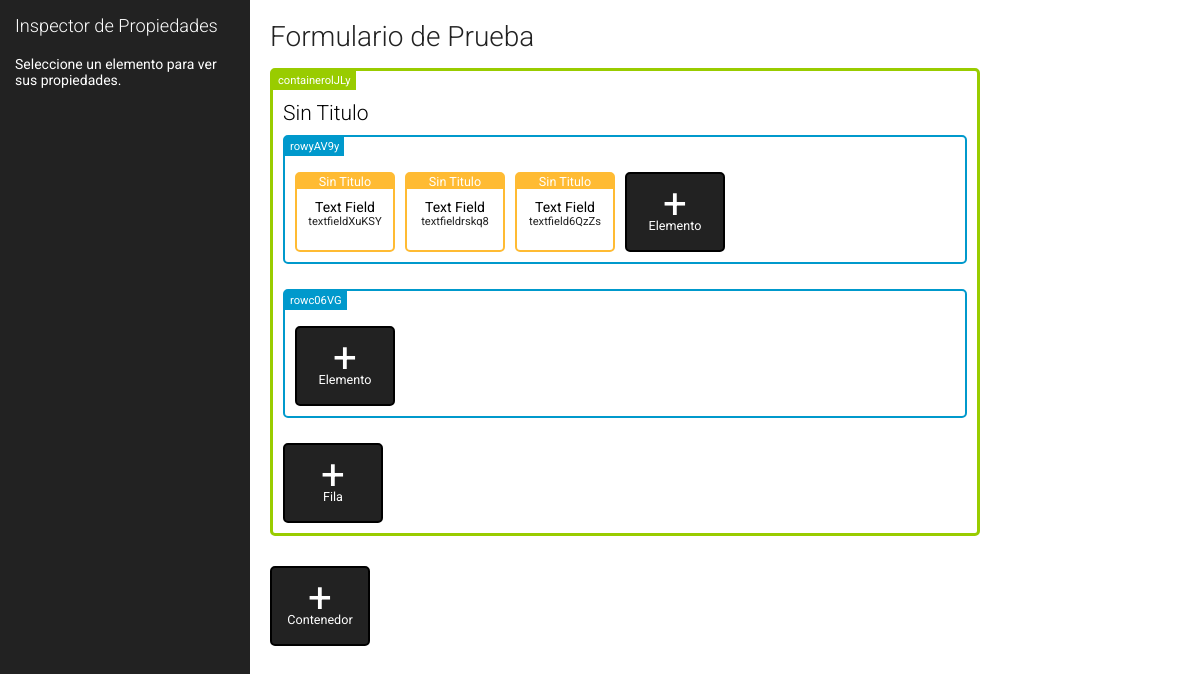
Page /index.php?form=1 on the committed database.
### tables this page shows
CREATE TABLE IF NOT EXISTS `forms` (
  `id` int(10) NOT NULL AUTO_INCREMENT,
  `name` varchar(50) DEFAULT NULL,
  PRIMARY KEY (`id`)
);

CREATE TABLE IF NOT EXISTS `elements` (
  `id` int(10) NOT NULL AUTO_INCREMENT,
  `form` int(10) DEFAULT NULL,
  `type` varchar(50) DEFAULT NULL,
  `key` varchar(50) DEFAULT NULL,
  `parent` varchar(50) DEFAULT 'root',
  `label` varchar(50) DEFAULT NULL,
  `position` int(11) DEFAULT NULL,
  PRIMARY KEY (`id`)
);

### index.php (the view, shortened to what this page needs)
<?php
require 'configuration/db.php';
try {
    $dbh = new PDO("mysql:host=".$dbMysql['server'].";dbname=".$dbMysql['name'], $dbMysql['user'], $dbMysql['password']);
    $dbh->setAttribute(PDO::ATTR_ERRMODE, PDO::ERRMODE_WARNING);
}
catch(PDOException $e) {
    echo $e->getMessage();
}
$form = $_GET['form'];
$sql = "SELECT *
	FROM forms
	WHERE id = ?";
try {
	$sth = $dbh->prepare($sql);
	$sth->execute(array($form));
}catch(PDOException $e) {
    echo $e->getMessage();
}
$actualForm = $sth->fetch(PDO::FETCH_OBJ);
$form = $_GET['form'];
$sql = "SELECT *
	FROM elements
	WHERE form = ?
	AND parent = 'root'
	ORDER BY position";
try {
	$sth = $dbh->prepare($sql);
	$sth->execute(array($form));
}catch(PDOException $e) {
    echo $e->getMessage();
}
?>
<!doctype html>
<html lang="en">
<head>
	<link href='screen.css' rel='stylesheet' type='text/css' media="screen">
</head>
<body>
	<div id="inspector">
		<h1>Inspector de Propiedades</h1>
		<p class="msg">Seleccione un elemento para ver sus propiedades.</p>
	</div>
	<div id="content">
		<h1><?php echo $actualForm->name; ?></h1>
		<?php
		while($container = $sth->fetch(PDO::FETCH_OBJ)){?>
			<div class="container <?php echo $container->key; ?>" data-type="container" data-key="<?php echo $container->key; ?>" data-label="<?php echo $container->label; ?>">
				<div class="title"><?php echo $container->label; ?></div>
				<?php
				$sql = "SELECT *
					FROM elements
					WHERE form = ?
					AND parent = ?
					ORDER BY position";
				try {
					$sth2 = $dbh->prepare($sql);
					$sth2->execute(array($form, $container->key));
				}catch(PDOException $e) {
				    echo $e->getMessage();
				}
				while($row = $sth2->fetch(PDO::FETCH_OBJ)){
				?>
					<div class="row" data-key="<?php echo $row->key; ?>">
						<?php
						$sql = "SELECT *
							FROM elements
							WHERE form = ?
							AND parent = ?
							ORDER BY position";
						try {
							$sth3 = $dbh->prepare($sql);
							$sth3->execute(array($form, $row->key));
						}catch(PDOException $e) {
						    echo $e->getMessage();
						}
						while($element = $sth3->fetch(PDO::FETCH_OBJ)){
						?>
						<div class="element <?php echo $element->key; ?>" data-label="<?php echo $element->label; ?>" data-type="textfield" data-key="<?php echo $element->key; ?>"><div>Text Field</div><div class="key"><?php echo $element->key; ?></div><div class="label"><?php echo $element->label; ?></div></div>
						<?php
						}
						?>
						<div class="add">
							<div class="sign">+</div>
							<div class="text">Elemento</div>
						</div>
						<label class="rowLabel"><?php echo $row->key; ?></label>
					</div>
				<?php
				}
				?>
				<div class="addRow">
					<div class="sign">+</div>
					<div class="text">Fila</div>
				</div>
				<label class="containerLabel"><?php echo $container->key; ?></label>
			</div>
		<?php
		}
		?>
		<div class="lastRow">
			<div class="addContainer">
				<div class="sign">+</div>
				<div class="text">Contenedor</div>
			</div>
		</div>
	</div>
</body>
</html>

### screen.css (style rules this page uses)
* { -moz-box-sizing: border-box; -webkit-box-sizing: border-box; box-sizing: border-box; }
html, body { margin: 0; padding: 0; }
#content { padding: 20px; float: left; width: 750px; }
#inspector { width: 250px; background-color: #222; float: left; color: white; padding: 15px; }
#inspector h1 { padding: 0; margin: 0; font-size: 1.3em !important; margin-bottom: 20px; color: white; }
body, input, h1, h2 { font-family: 'Roboto', sans-serif; font-size: 14px; font-weight: 400; }
.container { clear: both; float: none; border: 3px solid #99CC00; margin-bottom: 30px; padding: 30px 10px 10px 10px; position: relative; cursor: pointer; -webkit-border-radius: 5px; -moz-border-radius: 5px; border-radius: 5px; -webkit-touch-callout: none; -webkit-user-select: none; -khtml-user-select: none; -moz-user-select: none; -ms-user-select: none; user-select: none; }
.container .title { color: black; font-size: 1.5em; margin-bottom: 10px; font-weight: 300; }
.row { clear: both; float: none; border: 2px solid #0099CC; margin-bottom: 25px; padding: 35px 10px 10px 10px; position: relative; background-color: #fff; -webkit-border-radius: 5px; -moz-border-radius: 5px; border-radius: 5px; -webkit-touch-callout: none; -webkit-user-select: none; -khtml-user-select: none; -moz-user-select: none; -ms-user-select: none; user-select: none; }
.add, .addRow, .addContainer { padding: 15px; border: 2px solid #000; background-color: #222; color: #fff; float: left; text-align: center; width: 100px; cursor: pointer; height: 80px; position: relative; -webkit-border-radius: 5px; -moz-border-radius: 5px; border-radius: 5px; }
.add .sign, .addRow .sign, .addContainer .sign { font-size: 3em; padding: 0; margin: 0; line-height: 0.7em; }
.add .text, .addRow .text, .addContainer .text { font-size: 0.9em; }
.lastRow { clear: both; float: none; }
.element { padding: 25px 10px; border: 2px solid #FFBB33; text-align: center; width: 100px; background-color: #fff; cursor: pointer; float: left; height: 80px; margin-right: 10px; background-color: #fff; -webkit-border-radius: 5px; -moz-border-radius: 5px; border-radius: 5px; position: relative; -webkit-touch-callout: none; -webkit-user-select: none; -khtml-user-select: none; -moz-user-select: none; -ms-user-select: none; user-select: none; }
.element .key { color: #222; font-size: 0.8em; }
.element .label { color: #fff; position: absolute; width: 96px; font-size: 0.9em; background-color: #FFBB33; top: 0; left: 0; }
label.containerLabel { position: absolute; font-size: 0.8em; top: 0px; left: 0px; background-color: #99CC00; padding: 3px 5px; color: white; }
label.rowLabel { position: absolute; font-size: 0.8em; top: 0px; left: 0px; background-color: #0099CC; padding: 3px 5px; color: white; }
h1 { font-size: 2em; color: #222; padding: 0; margin: 0; font-weight: 300; padding-bottom: 15px; }

### rows in the picture
forms: name "Formulario de Prueba"
elements: label "Sin Titulo", key "containerolJLy"
elements: key "rowyAV9y"
elements: key "textfieldXuKSY", label "Sin Titulo"
elements: key "textfieldrskq8", label "Sin Titulo"
elements: key "textfield6QzZs", label "Sin Titulo"
elements: key "rowc06VG"
